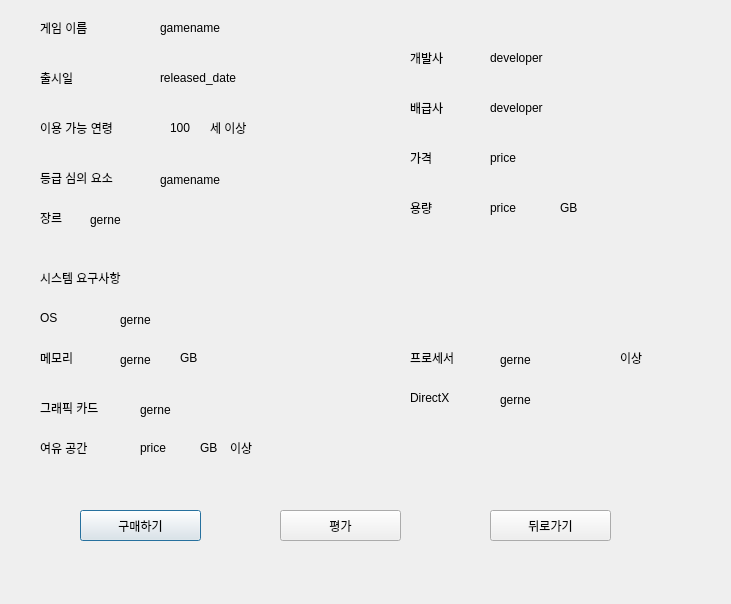
<?xml version="1.0" encoding="UTF-8"?>
<ui version="4.0">
 <class>Dialog</class>
 <widget class="QDialog" name="Dialog">
  <property name="geometry">
   <rect>
    <x>0</x>
    <y>0</y>
    <width>731</width>
    <height>604</height>
   </rect>
  </property>
  <property name="windowTitle">
   <string>Dialog</string>
  </property>
  <widget class="QLabel" name="label">
   <property name="geometry">
    <rect>
     <x>40</x>
     <y>20</y>
     <width>64</width>
     <height>15</height>
    </rect>
   </property>
   <property name="text">
    <string>게임 이름</string>
   </property>
  </widget>
  <widget class="QLabel" name="label_4">
   <property name="geometry">
    <rect>
     <x>40</x>
     <y>210</y>
     <width>64</width>
     <height>15</height>
    </rect>
   </property>
   <property name="text">
    <string>장르</string>
   </property>
  </widget>
  <widget class="QLabel" name="label_3">
   <property name="geometry">
    <rect>
     <x>410</x>
     <y>50</y>
     <width>64</width>
     <height>15</height>
    </rect>
   </property>
   <property name="text">
    <string>개발사</string>
   </property>
  </widget>
  <widget class="QLabel" name="label_5">
   <property name="geometry">
    <rect>
     <x>410</x>
     <y>100</y>
     <width>64</width>
     <height>15</height>
    </rect>
   </property>
   <property name="text">
    <string>배급사</string>
   </property>
  </widget>
  <widget class="QLabel" name="label_6">
   <property name="geometry">
    <rect>
     <x>40</x>
     <y>120</y>
     <width>111</width>
     <height>16</height>
    </rect>
   </property>
   <property name="text">
    <string>이용 가능 연령</string>
   </property>
  </widget>
  <widget class="QLabel" name="label_7">
   <property name="geometry">
    <rect>
     <x>410</x>
     <y>150</y>
     <width>41</width>
     <height>16</height>
    </rect>
   </property>
   <property name="text">
    <string>가격</string>
   </property>
  </widget>
  <widget class="QLabel" name="label_8">
   <property name="geometry">
    <rect>
     <x>40</x>
     <y>170</y>
     <width>111</width>
     <height>16</height>
    </rect>
   </property>
   <property name="text">
    <string>등급 심의 요소</string>
   </property>
  </widget>
  <widget class="QLabel" name="label_9">
   <property name="geometry">
    <rect>
     <x>40</x>
     <y>270</y>
     <width>111</width>
     <height>16</height>
    </rect>
   </property>
   <property name="text">
    <string>시스템 요구사항</string>
   </property>
  </widget>
  <widget class="QLabel" name="label_10">
   <property name="geometry">
    <rect>
     <x>40</x>
     <y>310</y>
     <width>81</width>
     <height>16</height>
    </rect>
   </property>
   <property name="text">
    <string>OS</string>
   </property>
  </widget>
  <widget class="QLabel" name="label_11">
   <property name="geometry">
    <rect>
     <x>40</x>
     <y>350</y>
     <width>81</width>
     <height>16</height>
    </rect>
   </property>
   <property name="text">
    <string>메모리</string>
   </property>
  </widget>
  <widget class="QLabel" name="label_12">
   <property name="geometry">
    <rect>
     <x>40</x>
     <y>400</y>
     <width>81</width>
     <height>16</height>
    </rect>
   </property>
   <property name="text">
    <string>그래픽 카드</string>
   </property>
  </widget>
  <widget class="QLabel" name="label_13">
   <property name="geometry">
    <rect>
     <x>410</x>
     <y>390</y>
     <width>81</width>
     <height>16</height>
    </rect>
   </property>
   <property name="text">
    <string>DirectX</string>
   </property>
  </widget>
  <widget class="QLabel" name="label_14">
   <property name="geometry">
    <rect>
     <x>410</x>
     <y>350</y>
     <width>81</width>
     <height>16</height>
    </rect>
   </property>
   <property name="text">
    <string>프로세서</string>
   </property>
  </widget>
  <widget class="QLabel" name="label_15">
   <property name="geometry">
    <rect>
     <x>410</x>
     <y>200</y>
     <width>41</width>
     <height>16</height>
    </rect>
   </property>
   <property name="text">
    <string>용량</string>
   </property>
  </widget>
  <widget class="QLabel" name="label_16">
   <property name="geometry">
    <rect>
     <x>40</x>
     <y>440</y>
     <width>81</width>
     <height>16</height>
    </rect>
   </property>
   <property name="text">
    <string>여유 공간</string>
   </property>
  </widget>
  <widget class="QLabel" name="label_17">
   <property name="geometry">
    <rect>
     <x>40</x>
     <y>70</y>
     <width>81</width>
     <height>16</height>
    </rect>
   </property>
   <property name="text">
    <string>출시일</string>
   </property>
  </widget>
  <widget class="QPushButton" name="buy">
   <property name="geometry">
    <rect>
     <x>80</x>
     <y>510</y>
     <width>121</width>
     <height>31</height>
    </rect>
   </property>
   <property name="text">
    <string>구매하기</string>
   </property>
  </widget>
  <widget class="QPushButton" name="eval">
   <property name="geometry">
    <rect>
     <x>280</x>
     <y>510</y>
     <width>121</width>
     <height>31</height>
    </rect>
   </property>
   <property name="text">
    <string>평가</string>
   </property>
  </widget>
  <widget class="QPushButton" name="back">
   <property name="geometry">
    <rect>
     <x>490</x>
     <y>510</y>
     <width>121</width>
     <height>31</height>
    </rect>
   </property>
   <property name="text">
    <string>뒤로가기</string>
   </property>
  </widget>
  <widget class="QLabel" name="label_2">
   <property name="geometry">
    <rect>
     <x>160</x>
     <y>20</y>
     <width>64</width>
     <height>15</height>
    </rect>
   </property>
   <property name="text">
    <string/>
   </property>
  </widget>
  <widget class="QLabel" name="gname">
   <property name="geometry">
    <rect>
     <x>160</x>
     <y>20</y>
     <width>191</width>
     <height>16</height>
    </rect>
   </property>
   <property name="text">
    <string>gamename</string>
   </property>
  </widget>
  <widget class="QLabel" name="released_date">
   <property name="geometry">
    <rect>
     <x>160</x>
     <y>70</y>
     <width>191</width>
     <height>16</height>
    </rect>
   </property>
   <property name="text">
    <string>released_date</string>
   </property>
  </widget>
  <widget class="QLabel" name="developer">
   <property name="geometry">
    <rect>
     <x>490</x>
     <y>50</y>
     <width>191</width>
     <height>16</height>
    </rect>
   </property>
   <property name="text">
    <string>developer</string>
   </property>
  </widget>
  <widget class="QLabel" name="distributor">
   <property name="geometry">
    <rect>
     <x>490</x>
     <y>100</y>
     <width>191</width>
     <height>16</height>
    </rect>
   </property>
   <property name="text">
    <string>developer</string>
   </property>
  </widget>
  <widget class="QLabel" name="age">
   <property name="geometry">
    <rect>
     <x>170</x>
     <y>120</y>
     <width>191</width>
     <height>16</height>
    </rect>
   </property>
   <property name="text">
    <string>100</string>
   </property>
  </widget>
  <widget class="QLabel" name="label_23">
   <property name="geometry">
    <rect>
     <x>210</x>
     <y>120</y>
     <width>191</width>
     <height>16</height>
    </rect>
   </property>
   <property name="text">
    <string>세 이상</string>
   </property>
  </widget>
  <widget class="QLabel" name="consider">
   <property name="geometry">
    <rect>
     <x>160</x>
     <y>170</y>
     <width>201</width>
     <height>20</height>
    </rect>
   </property>
   <property name="text">
    <string>gamename</string>
   </property>
  </widget>
  <widget class="QLabel" name="price">
   <property name="geometry">
    <rect>
     <x>490</x>
     <y>150</y>
     <width>191</width>
     <height>16</height>
    </rect>
   </property>
   <property name="text">
    <string>price</string>
   </property>
  </widget>
  <widget class="QLabel" name="gerne">
   <property name="geometry">
    <rect>
     <x>90</x>
     <y>210</y>
     <width>291</width>
     <height>20</height>
    </rect>
   </property>
   <property name="text">
    <string>gerne</string>
   </property>
  </widget>
  <widget class="QLabel" name="sizes">
   <property name="geometry">
    <rect>
     <x>490</x>
     <y>200</y>
     <width>191</width>
     <height>16</height>
    </rect>
   </property>
   <property name="text">
    <string>price</string>
   </property>
  </widget>
  <widget class="QLabel" name="label_18">
   <property name="geometry">
    <rect>
     <x>560</x>
     <y>200</y>
     <width>41</width>
     <height>16</height>
    </rect>
   </property>
   <property name="text">
    <string>GB</string>
   </property>
  </widget>
  <widget class="QLabel" name="os">
   <property name="geometry">
    <rect>
     <x>120</x>
     <y>310</y>
     <width>291</width>
     <height>20</height>
    </rect>
   </property>
   <property name="text">
    <string>gerne</string>
   </property>
  </widget>
  <widget class="QLabel" name="memory">
   <property name="geometry">
    <rect>
     <x>120</x>
     <y>350</y>
     <width>51</width>
     <height>20</height>
    </rect>
   </property>
   <property name="text">
    <string>gerne</string>
   </property>
  </widget>
  <widget class="QLabel" name="label_19">
   <property name="geometry">
    <rect>
     <x>180</x>
     <y>350</y>
     <width>41</width>
     <height>16</height>
    </rect>
   </property>
   <property name="text">
    <string>GB</string>
   </property>
  </widget>
  <widget class="QLabel" name="processor">
   <property name="geometry">
    <rect>
     <x>500</x>
     <y>350</y>
     <width>111</width>
     <height>20</height>
    </rect>
   </property>
   <property name="text">
    <string>gerne</string>
   </property>
  </widget>
  <widget class="QLabel" name="label_20">
   <property name="geometry">
    <rect>
     <x>620</x>
     <y>350</y>
     <width>41</width>
     <height>16</height>
    </rect>
   </property>
   <property name="text">
    <string>이상</string>
   </property>
  </widget>
  <widget class="QLabel" name="graphic">
   <property name="geometry">
    <rect>
     <x>140</x>
     <y>400</y>
     <width>131</width>
     <height>20</height>
    </rect>
   </property>
   <property name="text">
    <string>gerne</string>
   </property>
  </widget>
  <widget class="QLabel" name="directx">
   <property name="geometry">
    <rect>
     <x>500</x>
     <y>390</y>
     <width>111</width>
     <height>20</height>
    </rect>
   </property>
   <property name="text">
    <string>gerne</string>
   </property>
  </widget>
  <widget class="QLabel" name="storage">
   <property name="geometry">
    <rect>
     <x>140</x>
     <y>440</y>
     <width>71</width>
     <height>16</height>
    </rect>
   </property>
   <property name="text">
    <string>price</string>
   </property>
  </widget>
  <widget class="QLabel" name="label_21">
   <property name="geometry">
    <rect>
     <x>200</x>
     <y>440</y>
     <width>41</width>
     <height>16</height>
    </rect>
   </property>
   <property name="text">
    <string>GB</string>
   </property>
  </widget>
  <widget class="QLabel" name="label_22">
   <property name="geometry">
    <rect>
     <x>230</x>
     <y>440</y>
     <width>41</width>
     <height>16</height>
    </rect>
   </property>
   <property name="text">
    <string>이상</string>
   </property>
  </widget>
 </widget>
 <resources/>
 <connections/>
</ui>
